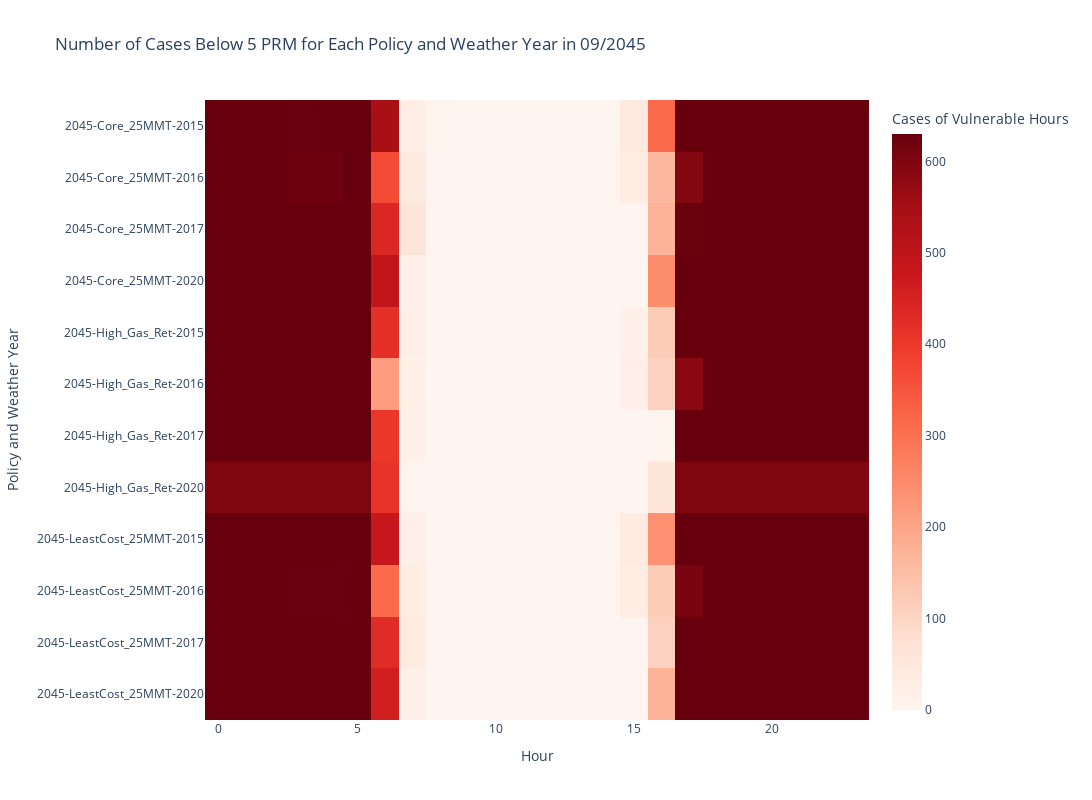

The notebook cell saved with this chart:
### Markdown cell above
#examine the impact of supply via weather year

### Code cell
import os
import pandas as pd
import plotly.express as px

def RM_weatherYear(folder_path, month):
    # List to store data from each CSV file
    data_list = []

    # Iterate through all CSV files in the folder
    for file_name in os.listdir(folder_path):
        if file_name.startswith('2045') and file_name.endswith('.csv'):
            file_path = os.path.join(folder_path, file_name)
            # Read the CSV file
            df = pd.read_csv(file_path)
            # Add a column to indicate the policy (extracted from the file name)
            df['Policy'] = file_name.split('.')[0].split('_P')[0]
            # Convert datetime column to datetime type
            df['datetime'] = pd.to_datetime(df['datetime'])
            # Extract weather year from the case column (section after the last '_')
            df['Weather Year'] = df['case'].apply(lambda x: x.split('_')[-1])
            # Filter for the specified month and create a copy
            df_filtered = df.loc[(df['datetime'].dt.year == 2045) & (df['datetime'].dt.month == month)].copy()
            # Extract hour from datetime
            df_filtered['hour'] = df_filtered['datetime'].dt.hour
            # Count cases where PRM falls below 17 for each hour
            df_filtered['below_17'] = df_filtered['PRM'] < 17
            df_count = df_filtered.groupby(['Policy', 'Weather Year', 'hour'])['below_17'].sum().reset_index()
            data_list.append(df_count)

    # Concatenate all dataframes
    combined_df = pd.concat(data_list)

    return combined_df

def create_heatmap(combined_df, month, RMValue):
    # Define the order of policies
    policy_order = [f'{policyYear}-LeastCost_25MMT', f'{policyYear}-Core_25MMT', f'{policyYear}-High_Gas_Ret']

    # Reorder the DataFrame based on the policy order
    combined_df['Policy'] = pd.Categorical(combined_df['Policy'], categories=policy_order, ordered=True)
    combined_df = combined_df.sort_values('Policy')

    # Convert Categorical to string before concatenating
    combined_df['Policy'] = combined_df['Policy'].astype(str)
    combined_df['Policy_Weather_Year'] = combined_df['Policy'] + '-' + combined_df['Weather Year']

    # Pivot the dataframe to create a matrix for the heatmap
    heatmap_data = combined_df.pivot(index='Policy_Weather_Year', columns='hour', values='below_17')

    # Create a heatmap with a white to red color scale
    fig = px.imshow(heatmap_data, labels=dict(x="Hour", y="Policy and Weather Year", color="Cases of Vulnerable Hours"),
                    title=f"Number of Cases Below {RMValue} PRM for Each Policy and Weather Year in {month:02d}/2045",
                    color_continuous_scale='Reds')

    # Update layout to make the figure bigger
    fig.update_layout(width=1200, height=800)

    # Show the plot
    fig.show()

# Example usage
month = 9  # Specify the month (e.g., 9 for September)
RMValue = 5
combined_df = RM_weatherYear(folder_path, month)
create_heatmap(combined_df, month, RMValue)

### Figure 1 — Plotly figure (JSON) as saved in the notebook; plotly's stock layout.template omitted (floating-point values rounded to 4 significant figures; data arrays with more than 128 entries replaced by an {"elided": "..."} marker saying what was removed)
{"data": [{"coloraxis": "coloraxis", "hovertemplate": "Hour: %{x}<br>Policy and Weather Year: %{y}<br>Cases of Vulnerable Hours: %{z}<extra></extra>", "name": "0", "type": "heatmap", "x": [0, 1, 2, 3, 4, 5, 6, 7, 8, 9, 10, 11, 12, 13, 14, 15, 16, 17, 18, 19, 20, 21, 22, 23], "xaxis": "x", "y": ["2045-Core_25MMT-2015", "2045-Core_25MMT-2016", "2045-Core_25MMT-2017", "2045-Core_25MMT-2020", "2045-High_Gas_Ret-2015", "2045-High_Gas_Ret-2016", "2045-High_Gas_Ret-2017", "2045-High_Gas_Ret-2020", "2045-LeastCost_25MMT-2015", "2045-LeastCost_25MMT-2016", "2045-LeastCost_25MMT-2017", "2045-LeastCost_25MMT-2020"], "yaxis": "y", "z": {"elided": "12x24 int values"}}], "layout": {"coloraxis": {"colorbar": {"title": {"text": "Cases of Vulnerable Hours"}}, "colorscale": [[0, "rgb(255,245,240)"], [0.125, "rgb(254,224,210)"], [0.25, "rgb(252,187,161)"], [0.375, "rgb(252,146,114)"], [0.5, "rgb(251,106,74)"], [0.625, "rgb(239,59,44)"], [0.75, "rgb(203,24,29)"], [0.875, "rgb(165,15,21)"], [1, "rgb(103,0,13)"]]}, "height": 800, "title": {"text": "Number of Cases Below 5 PRM for Each Policy and Weather Year in 09/2045"}, "width": 1200, "xaxis": {"anchor": "y", "constrain": "domain", "domain": [0, 1], "scaleanchor": "y", "title": {"text": "Hour"}}, "yaxis": {"anchor": "x", "autorange": "reversed", "constrain": "domain", "domain": [0, 1], "title": {"text": "Policy and Weather Year"}}}}
